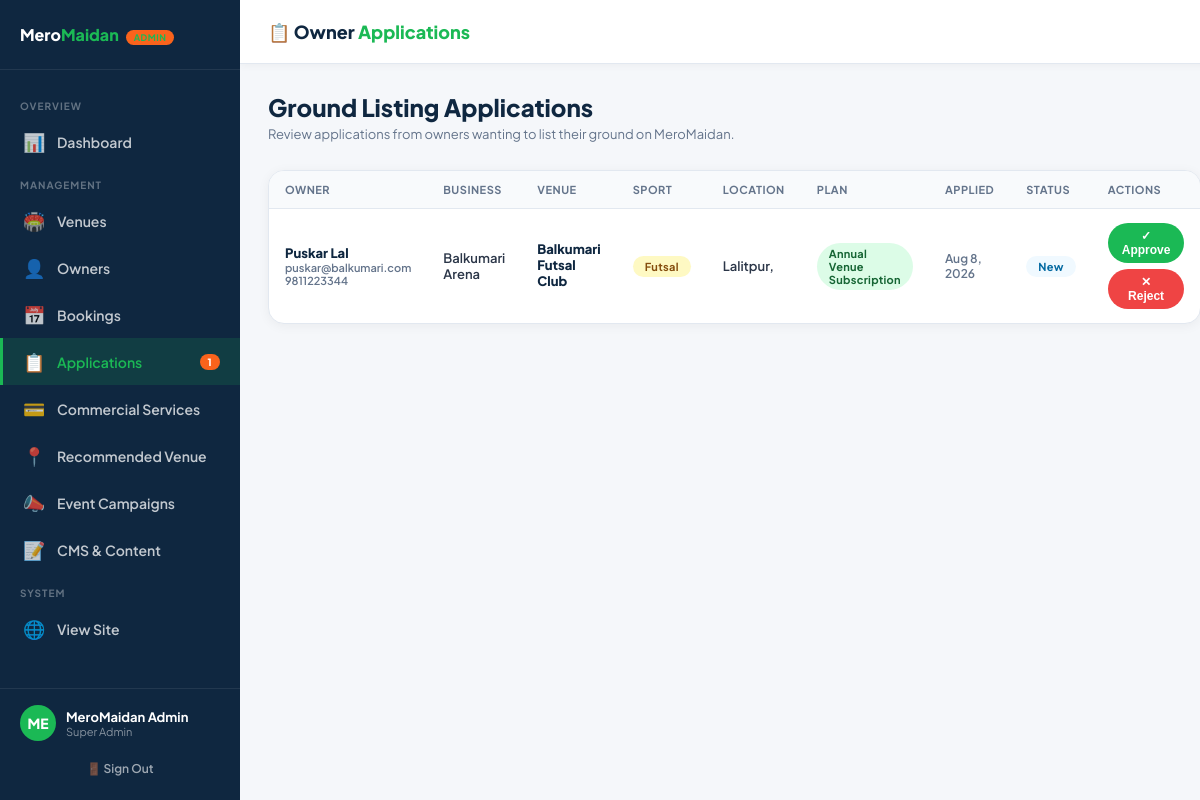
Screenshot of /superadmin/applications.php (signed in) with the database file from the repository.
### tables this page shows
CREATE TABLE `owner_applications` (
  `id` int(11) NOT NULL AUTO_INCREMENT,
  `owner_name` varchar(200) NOT NULL,
  `business_name` varchar(200) NOT NULL,
  `email` varchar(200) NOT NULL,
  `phone` varchar(20) NOT NULL,
  `sport_type` varchar(100) DEFAULT NULL,
  `venue_name` varchar(200) DEFAULT NULL,
  `venue_address` text DEFAULT NULL,
  `city` varchar(100) DEFAULT NULL,
  `district` varchar(100) DEFAULT NULL,
  `lat` decimal(10,8) DEFAULT NULL,
  `lng` decimal(11,8) DEFAULT NULL,
  `price_per_hour` decimal(10,2) DEFAULT NULL,
  `open_time` varchar(10) DEFAULT NULL,
  `close_time` varchar(10) DEFAULT NULL,
  `amenities` longtext DEFAULT NULL CHECK (json_valid(`amenities`)),
  `plan_selected` varchar(50) DEFAULT NULL,
  `status` enum('new','reviewed','approved','rejected') DEFAULT 'new',
  `notes` text DEFAULT NULL,
  `created_at` timestamp NOT NULL DEFAULT current_timestamp(),
  PRIMARY KEY (`id`)
);

### superadmin/applications.php (the view, shortened to what this page needs)
<?php
$db = getDB();
$apps = $db->query("SELECT * FROM owner_applications ORDER BY created_at DESC")->fetchAll();
$pendingCount = $db->query("SELECT COUNT(*) FROM venues WHERE status='pending'")->fetchColumn();
$appsCount    = $db->query("SELECT COUNT(*) FROM owner_applications WHERE status='new'")->fetchColumn();
$adminName    = $_SESSION['superadmin_name'] ?? 'Admin';
?>
<!DOCTYPE html>
<html lang="en">
<head>
  <link rel="stylesheet" href="../assets/css/admin.css">
</head>
<body>
<div class="admin-layout">
  <aside class="admin-sidebar">
    <div class="sidebar-logo"><div><div class="sidebar-logo-text">Mero<span>Maidan</span> <span class="sidebar-badge">ADMIN</span></div></div></div>
    <nav class="sidebar-nav">
      <div class="nav-section-label">Overview</div>
      <a href="index.php" class="nav-link"><span class="icon">📊</span> Dashboard</a>
      <div class="nav-section-label">Management</div>
      <a href="venues.php" class="nav-link"><span class="icon">🏟️</span> Venues <?php if($pendingCount>0): ?><span class="badge orange"><?=$pendingCount?></span><?php endif;?></a>
      <a href="owners.php" class="nav-link"><span class="icon">👤</span> Owners</a>
      <a href="bookings.php" class="nav-link"><span class="icon">📅</span> Bookings</a>
      <a href="applications.php" class="nav-link active"><span class="icon">📋</span> Applications <?php if($appsCount>0): ?><span class="badge orange"><?=$appsCount?></span><?php endif;?></a>
      <a href="plans.php" class="nav-link"><span class="icon">💳</span> Commercial Services</a>
      <a href="recommended-promotions.php" class="nav-link"><span class="icon">📍</span> Recommended Venue</a>
      <a href="event-promotions.php" class="nav-link"><span class="icon">📣</span> Event Campaigns</a>
      <a href="cms.php" class="nav-link"><span class="icon">📝</span> CMS & Content</a>
      <div class="nav-section-label">System</div>
      <a href="../index.php" class="nav-link" target="_blank"><span class="icon">🌐</span> View Site</a>
    </nav>
    <div class="sidebar-footer">
      <div class="admin-user-row">
        <div class="admin-avatar"><?=strtoupper(substr($adminName,0,2))?></div>
        <div class="admin-user-info"><div class="admin-user-name"><?=htmlspecialchars($adminName)?></div><div class="admin-user-role">Super Admin</div></div>
      </div>
      <a href="../auth/logout.php" class="btn-logout">🚪 Sign Out</a>
    </div>
  </aside>
  <main class="admin-main">
    <div class="admin-topbar">
      <div class="topbar-title">📋 Owner <span>Applications</span></div>
    </div>
    <div class="admin-content">
      <div class="page-header">
        <h1>Ground Listing Applications</h1>
        <p>Review applications from owners wanting to list their ground on MeroMaidan.</p>
      </div>
      <div class="data-card">
        <table class="data-table">
          <thead><tr><th>Owner</th><th>Business</th><th>Venue</th><th>Sport</th><th>Location</th><th>Plan</th><th>Applied</th><th>Status</th><th>Actions</th></tr></thead>
          <tbody>
          <?php foreach($apps as $a): ?>
          <tr>
            <td>
              <div class="owner-name"><?=htmlspecialchars($a['owner_name'])?></div>
              <div class="owner-email"><?=htmlspecialchars($a['email'])?></div>
              <div class="owner-email"><?=htmlspecialchars($a['phone'])?></div>
            </td>
            <td><?=htmlspecialchars($a['business_name'])?></td>
            <td>
              <div class="venue-name-cell"><?=htmlspecialchars($a['venue_name']??'-')?></div>
            </td>
            <td><span class="badge pending"><?=htmlspecialchars($a['sport_type']??'-')?></span></td>
            <td><?=htmlspecialchars($a['city'])?>, <?=htmlspecialchars($a['district'])?></td>
            <td><span class="badge active">Annual Venue Subscription</span></td>
            <td style="font-size:12px;color:#64748b;"><?=date('M j, Y', strtotime($a['created_at']))?></td>
            <td><span class="badge <?=$a['status']?>"><?=ucfirst($a['status'])?></span></td>
            <td>
              <div style="display:flex;gap:6px;flex-wrap:wrap;">
                <?php if($a['status']==='new'||$a['status']==='reviewed'): ?>
                <form method="post" style="display:inline"><button name="action" value="approve" class="btn btn-green btn-sm">✓ Approve</button></form>
                <form method="post" style="display:inline" onsubmit="return confirm('Reject this application?')"><button name="action" value="reject" class="btn btn-red btn-sm">✕ Reject</button></form>
                <?php else: ?>
                <span style="font-size:12px;color:#64748b;">Processed</span>
                <?php endif; ?>
              </div>
            </td>
          </tr>
          <?php endforeach; ?>
          </tbody>
        </table>
      </div>
    </div>
  </main>
</div>
</body>
</html>

### rows the page displays
owner_applications: owner_name "Puskar Lal", email "puskar@balkumari.com", phone "9811223344", business_name "Balkumari Arena", venue_name "Balkumari Futsal Club", sport_type "Futsal", city "Lalitpur", created_at "Aug 8, 2026", status "New"

### other values shown
$appsCount "1"
substr($adminName,0,2) "ME"
$adminName "MeroMaidan Admin"
